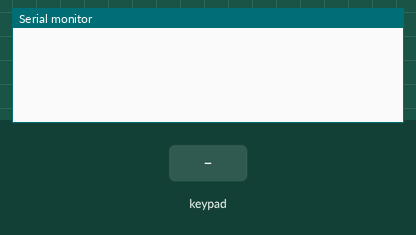
The sketch below on a simulated ESP8266 (NodeMCU). Parts: the last lines printed to the serial monitor. The inputs (shaded band) are chosen by the test bench.

Above: at 1.2 s.
1.3 s: key '1' pressed
At 2.5 s:
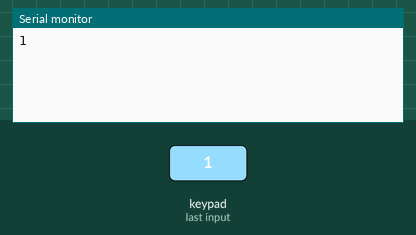
2.8 s: keypad keys 1 2 # pressed 0.4 s apart
At 4.1 s:
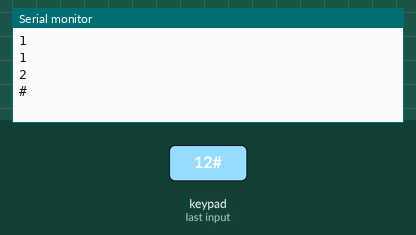
5.5 s: key 'A' pressed
At 6.7 s:
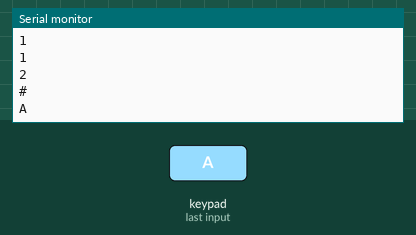
7.0 s: keypad keys 1 2 * pressed 0.4 s apart
At 8.4 s:
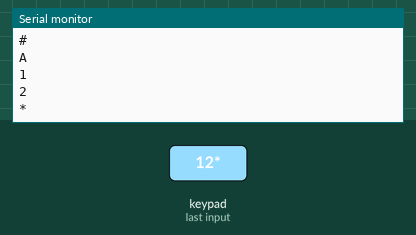
9.7 s: key 'B' pressed
At 10.9 s:
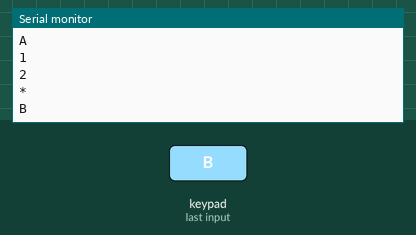
11.2 s: keypad keys 1 2 D pressed 0.4 s apart
At 13.2 s:
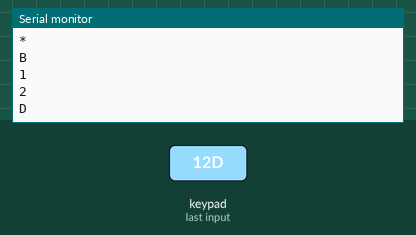

The sketch:

keypad.ino
```cpp
#include <Keypad.h>

const byte ROWS = 4; //four rows
const byte COLS = 4; //three columns

char keys[ROWS][COLS] = {
  {'1', '2', '3', 'A'},
  {'4', '5', '6', 'B'},
  {'7', '8', '9', 'C'},
  {'*', '0', '#', 'D'}
};

byte rowPins[ROWS] = {3, D6, D5, D4};
byte colPins[COLS] = {D3, D2, D1, D0};

Keypad keypad = Keypad( makeKeymap(keys), rowPins, colPins, ROWS, COLS );

void setup() {
  Serial.begin(115200);
pinMode(3, FUNCTION_3);
}

void loop() {
  char key = keypad.getKey();

  if (key != NO_KEY) {
    Serial.println(key);
  }
}
```

Measured:
- after the input at 1.3 s, the serial monitor: prints a new line at once (image 1)
- after the input at 2.8 s, the serial monitor: prints a new line after 0.41 s (image 2)
- after the input at 5.5 s, the serial monitor: prints a new line at once (image 3)
- after the input at 7.0 s, the serial monitor: prints a new line at once (image 4)
- after the input at 9.7 s, the serial monitor: prints a new line at once (image 5)
- after the input at 11.2 s, the serial monitor: prints a new line at once (image 6)
